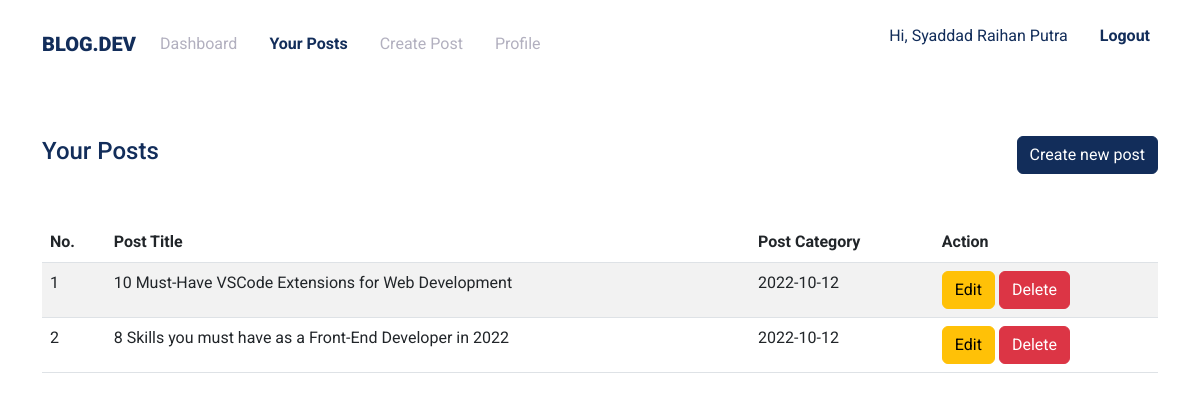
/blogger/posts.php (signed in), run on the app's committed database.
### tables this page shows
CREATE TABLE `users` (
  `id` int NOT NULL,
  `name` varchar(100) NOT NULL,
  `email` varchar(100) NOT NULL,
  `password` varchar(100) NOT NULL,
  `description` text NOT NULL,
  `photo` text NOT NULL
);

CREATE TABLE `posts` (
  `id` int NOT NULL,
  `user_id` int NOT NULL,
  `title` varchar(255) NOT NULL,
  `slug` varchar(255) NOT NULL,
  `body` text NOT NULL,
  `image` text NOT NULL,
  `date_publish` date NOT NULL
);

### blogger/posts.php (the view)
<?php
$title = 'Posts';
include('components/header.php');
?>
<section class="py-5">
    <div class="container">
        <div class="d-flex align-items-center justify-content-between mb-5">
            <h4 class="text-primary">Your Posts</h4>
            <a href="create-post.php" class="btn btn-primary">Create new post</a>
        </div>
        <div class="table-responsive">
            <table class="table table-striped">
                <thead>
                    <tr>
                        <th>No.</th>
                        <th>Post Title</th>
                        <th>Post Category</th>
                        <th>Action</th>
                    </tr>
                </thead>
                <tbody>
                    <?php
                    $no = 1;
                    $query = mysqli_query($connect, "SELECT * FROM posts WHERE user_id='$_SESSION[user_id]'");
                    while ($data = mysqli_fetch_array($query)) {
                    ?>
                        <tr>
                            <td><?= $no++ ?></td>
                            <td><?= $data['title'] ?></td>
                            <td><?= $data['date_publish'] ?></td>
                            <td>
                                <a href="edit-post.php?id=<?= $data['id'] ?>" class="btn btn-warning">Edit</a>
                                <a href="php/posts.php?action=delete&id=<?= $data['id'] ?>" onclick="return confirm('Are you sure to deleted this?')" class="btn btn-danger">Delete</a>
                            </td>
                        </tr>
                    <?php
                    }
                    ?>
                </tbody>
            </table>
        </div>
    </div>
</section>
<?php include('components/footer.php') ?>

### blogger/components/header.php (shortened to what this page needs)
<?php
include('../config/connect.php');
$user_logged = mysqli_fetch_array(mysqli_query($connect, "SELECT * FROM users WHERE id='$_SESSION[user_id]'"));
?>
<!DOCTYPE html>
<html lang="en">
<head>
    <link rel="stylesheet" href="../assets/vendors/bootstrap/css/bootstrap.min.css">
    <link rel="stylesheet" href="https://cdn.jsdelivr.net/npm/bootstrap-icons@1.9.1/font/bootstrap-icons.css">
    <link rel="stylesheet" href="../assets/css/style.css">
</head>
<body>
    <nav class="navbar navbar-expand-lg bg-white py-3">
        <div class="container">
            <a href=".." class="navbar-brand text-uppercase">blog.dev</a>
            <div class="collapse navbar-collapse" id="navMenu">
                <ul class="navbar-nav gap-3 me-auto">
                    <li class="nav-item"><a href="." class="nav-link <?= $title == 'Dashboard' ? 'active' : '' ?>">Dashboard</a></li>
                    <li class="nav-item"><a href="posts.php" class="nav-link <?= $title == 'Posts' ? 'active' : '' ?>">Your Posts</a></li>
                    <li class="nav-item"><a href="create-post.php" class="nav-link <?= $title == 'Create Post' ? 'active' : '' ?>">Create Post</a></li>
                    <li class=" nav-item"><a href="profile.php" class="nav-link <?= $title == 'Profile' ? 'active' : '' ?>">Profile</a></li>
                </ul>
                <ul class="navbar-nav gap-3">
                    <li class="nav-item">
                        <p class="nav-link text-primary">Hi, <?= $user_logged['name'] ?></p>
                    </li>
                    <li class="nav-item"><a href="php/logout.php" class="nav-link active">Logout</a></li>
                </ul>
            </div>
        </div>
    </nav>

### assets/css/style.css (style rules this page uses)
:root { --primary-color: #122D5A; --secondary-color: #B2B0BF; --third-color: #2F4570; --font-size-1: 52px; --font-size-2: 42px; --font-size-3: 22px; }
* { margin: 0; padding: 0; box-sizing: border-box; font-family: 'Roboto', sans-serif; }
a { text-decoration: none; }
.text-primary { color: var(--primary-color) !important; }
.btn-primary { background-color: var(--primary-color) !important; border-color: var(--primary-color) !important; }
.navbar .navbar-brand { font-weight: 900; color: var(--primary-color); }
.navbar .navbar-nav .nav-item .nav-link { color: var(--secondary-color); }
.navbar .navbar-nav .nav-item .nav-link.active, .navbar .navbar-nav .nav-item .nav-link:hover { font-weight: 700; color: var(--primary-color); }

### data on the page
users: name "Syaddad Raihan Putra"
posts: title "10 Must-Have VSCode Extensions for Web Development", date_publish "2022-10-12"
posts: title "8 Skills you must have as a Front-End Developer in 2022", date_publish "2022-10-12"
